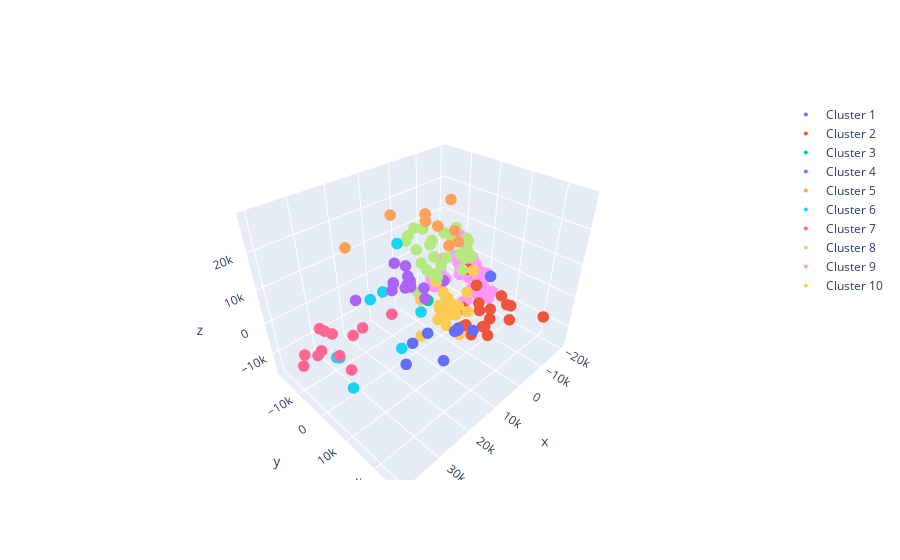

The cell this chart's notebook holds for it:
### Markdown cell above
### Clustering with variational bayesian Gaussian Mixture models
Using this algorithm one still has to set a number of clusters, but the model can ignore this number if the priors belonging to certain clusters are below a defined threshold

### Code cell
vbgmm_clusters = vbgmm_cluster(cluster_data, n_models=10)
